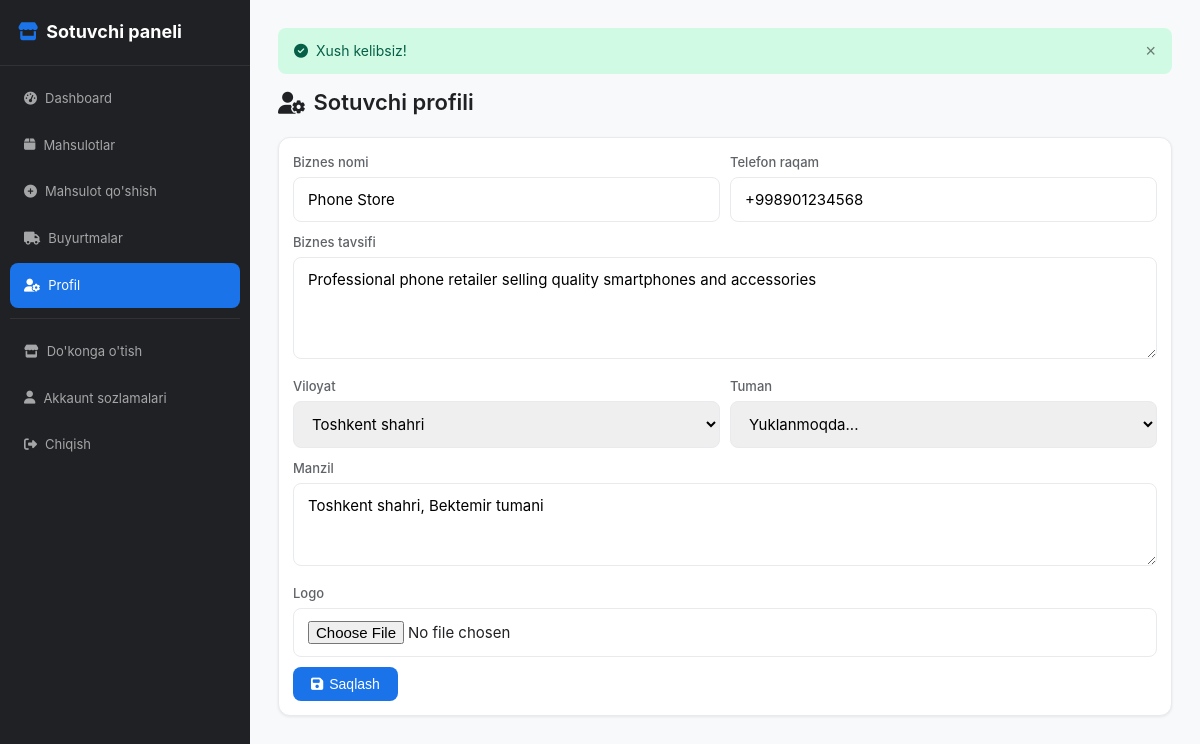
Screenshot of /seller/profile.php (signed in) with the database file from the repository.
### tables this page shows
CREATE TABLE sellers (
    id INT AUTO_INCREMENT PRIMARY KEY,
    user_id INT NOT NULL,
    business_name VARCHAR(200) NOT NULL,
    business_description TEXT NOT NULL,
    phone VARCHAR(20) NOT NULL,
    region_id INT NOT NULL,
    district_id INT NOT NULL,
    address TEXT NOT NULL,
    logo VARCHAR(255),
    created_at TIMESTAMP DEFAULT CURRENT_TIMESTAMP,
    FOREIGN KEY (user_id) REFERENCES users(id) ON DELETE CASCADE,
    FOREIGN KEY (region_id) REFERENCES regions(id) ON DELETE RESTRICT,
    FOREIGN KEY (district_id) REFERENCES districts(id) ON DELETE RESTRICT
);

CREATE TABLE regions (
    id INT AUTO_INCREMENT PRIMARY KEY,
    name_uz VARCHAR(100) NOT NULL,
    name_ru VARCHAR(100),
    name_en VARCHAR(100),
    created_at TIMESTAMP DEFAULT CURRENT_TIMESTAMP
);

### config/config.php (called while the page is built, shortened)
<?php
spl_autoload_register(function ($className) {
    $paths = [
        __DIR__ . '/../app/core/' . $className . '.php',
        __DIR__ . '/../app/models/' . $className . '.php',
    ];
    foreach ($paths as $path) {
        if (file_exists($path)) {
            return;
        }
    }
});

### app/core/Database.php (called while the page is built, shortened)
<?php
class Database
{
    private static ?Database $instance = null;
    private mysqli $connection;
    private function __construct()
    {
        $xamppSocket = '/opt/lampp/var/mysql/mysql.sock';
        $connection = null;
        try {
            $connection = new mysqli(DB_HOST, DB_USER, DB_PASS, DB_NAME);
        } catch (Exception $e) {
            if (file_exists($xamppSocket)) {
                $connection = new mysqli(DB_HOST, DB_USER, DB_PASS, DB_NAME, 3306, $xamppSocket);
            }
        }
        $this->connection = $connection;
        $this->connection->set_charset('utf8mb4');
    }
    public static function getInstance(): Database
    {
        if (self::$instance === null) {
            self::$instance = new self();
        }
        return self::$instance;
    }
    public function query(string $sql, array $params = [], string $types = ''): mysqli_stmt|false
    {
        $stmt = $this->connection->prepare($sql);
        if (!empty($params)) {
            $stmt->bind_param($types, ...$params);
        }
        $stmt->execute();
        return $stmt;
    }
    public function fetchOne(string $sql, array $params = [], string $types = ''): ?array
    {
        $stmt = $this->query($sql, $params, $types);
        $result = $stmt->get_result();
        return $result->fetch_assoc() ?: null;
    }
    public function fetchAll(string $sql, array $params = [], string $types = ''): array
    {
        $stmt = $this->query($sql, $params, $types);
        $result = $stmt->get_result();
        return $result->fetch_all(MYSQLI_ASSOC);
    }
}

### app/models/Seller.php (called while the page is built, shortened)
<?php
class Seller
{
    private Database $db;
    public function __construct()
    {
        $this->db = Database::getInstance();
    }
    public function getByUserId(int $userId): ?array
    {
        return $this->db->fetchOne(
            "SELECT s.*, u.full_name as owner_name, u.email as owner_email,
                    u.phone as owner_phone, r.name_uz as region_name,
                    d.name_uz as district_name
             FROM sellers s
             JOIN users u ON s.user_id = u.id
             LEFT JOIN regions r ON s.region_id = r.id
             LEFT JOIN districts d ON s.district_id = d.id
             WHERE s.user_id = ?",
            [$userId], 'i'
        );
    }
}

### app/models/Region.php (called while the page is built, shortened)
<?php
class Region
{
    private Database $db;
    public function __construct()
    {
        $this->db = Database::getInstance();
    }
    public function getAll(): array
    {
        return $this->db->fetchAll(
            "SELECT * FROM regions ORDER BY name_uz ASC"
        );
    }
}

### seller/profile.php (the view, shortened to what this page needs)
<?php
require_once __DIR__ . '/../config/config.php';
$sellerModel = new Seller();
$regionModel = new Region();
$seller = $sellerModel->getByUserId($_SESSION['user_id']);
$regions = $regionModel->getAll();
require_once __DIR__ . '/../includes/seller_header.php';
?>
<div class="admin-header">
    <h1><i class="fas fa-user-cog"></i> Sotuvchi profili</h1>
</div>
<div class="admin-card">
    <form method="POST" enctype="multipart/form-data">
        <div class="form-row">
            <div class="form-group">
                <label>Biznes nomi</label>
                <input type="text" name="business_name" required class="form-control"
                       value="<?= htmlspecialchars($seller['business_name']) ?>">
            </div>
            <div class="form-group">
                <label>Telefon raqam</label>
                <input type="text" name="phone" required class="form-control"
                       value="<?= htmlspecialchars($seller['phone']) ?>">
            </div>
        </div>
        <div class="form-group">
            <label>Biznes tavsifi</label>
            <textarea name="business_description" required class="form-control" rows="4"><?= htmlspecialchars($seller['business_description']) ?></textarea>
        </div>
        <div class="form-row">
            <div class="form-group">
                <label>Viloyat</label>
                <select name="region_id" id="profileRegion" required class="form-control"
                        onchange="loadDistricts(this.value)">
                    <?php foreach ($regions as $region): ?>
                        <option value="<?= $region['id'] ?>" <?= $seller['region_id'] == $region['id'] ? 'selected' : '' ?>>
                            <?= htmlspecialchars($region['name_uz']) ?>
                        </option>
                    <?php endforeach; ?>
                </select>
            </div>
            <div class="form-group">
                <label>Tuman</label>
                <select name="district_id" id="profileDistrict" required class="form-control">
                    <option value=""><?= htmlspecialchars($seller['district_name'] ?? 'Tumanni tanlang') ?></option>
                </select>
            </div>
        </div>
        <div class="form-group">
            <label>Manzil</label>
            <textarea name="address" required class="form-control" rows="3"><?= htmlspecialchars($seller['address']) ?></textarea>
        </div>
        <div class="form-group">
            <label>Logo</label>
            <input type="file" name="logo" class="form-control" accept="image/*">
        </div>
        <button type="submit" name="update_profile" class="btn btn-primary">
            <i class="fas fa-save"></i> Saqlash
        </button>
    </form>
</div>
<?php require_once __DIR__ . '/../includes/seller_footer.php'; ?>

### links/style/main.css (style rules this page uses)
:root { --primary: #1a73e8; --primary-dark: #1557b0; --primary-light: #e8f0fe; --primary-gradient: linear-gradient(135deg, #1a73e8, #0d47a1); --success: #0f9d58; --danger: #d93025; --warning: #f9ab00; --info: #4285f4; --text: #202124; --text-secondary: #5f6368; --text-muted: #9aa0a6; --border: #e8eaed; --bg: #ffffff; --bg-secondary: #f8f9fa; --bg-card: #ffffff; --shadow-sm: 0 1px 3px rgba(0,0,0,0.08); --shadow: 0 2px 8px rgba(0,0,0,0.1); --shadow-lg: 0 8px 24px rgba(0,0,0,0.12); --radius: 12px; --radius-sm: 8px; --radius-lg: 16px; }
*, *::before, *::after { box-sizing: border-box; margin: 0; padding: 0; }
html { scroll-behavior: smooth; }
body { font-family: -apple-system, BlinkMacSystemFont, 'Segoe UI', Roboto, Oxygen, Ubuntu, sans-serif; background: var(--bg-secondary); color: var(--text); line-height: 1.6; min-height: 100vh; display: flex; flex-direction: column; }
h1, h2, h3, h4 { font-weight: 600; line-height: 1.3; }
h1 { font-size: 28px; }
.btn { display: inline-flex; align-items: center; justify-content: center; gap: 6px; padding: 9px 18px; border-radius: var(--radius-sm); font-size: 14px; font-weight: 500; border: none; cursor: pointer; transition: all 0.2s; text-decoration: none; }
.btn-primary { background: var(--primary); color: #fff; }
.form-row { display: grid; grid-template-columns: 1fr 1fr; gap: 10px; }
.form-group { margin-bottom: 10px; }
.form-group label { display: block; font-size: 13px; font-weight: 500; color: var(--text-secondary); margin-bottom: 4px; }
.form-control { width: 100%; padding: 12px 14px; border: 1.5px solid var(--border); border-radius: var(--radius-sm); font-size: 15px; transition: border-color 0.2s; outline: none; font-family: inherit; }
textarea.form-control { resize: vertical; }
select.form-control { cursor: pointer; }
.admin-body { display: block; }
.admin-header { display: flex; justify-content: space-between; align-items: center; margin-bottom: 20px; }
.admin-header h1 { font-size: 22px; display: flex; align-items: center; gap: 8px; }
.admin-card { background: var(--bg-card); border-radius: var(--radius); padding: 14px; box-shadow: var(--shadow-sm); margin-bottom: 16px; border: 1px solid var(--border); }

### rows the page displays
sellers: business_name "Phone Store", phone "+998901234568", business_description "Professional phone retailer selling quality smartphones and accessories", region_id "Toshkent shahri", address "Toshkent shahri, Bektemir tumani"

### other values shown
$success "Xush kelibsiz!"
